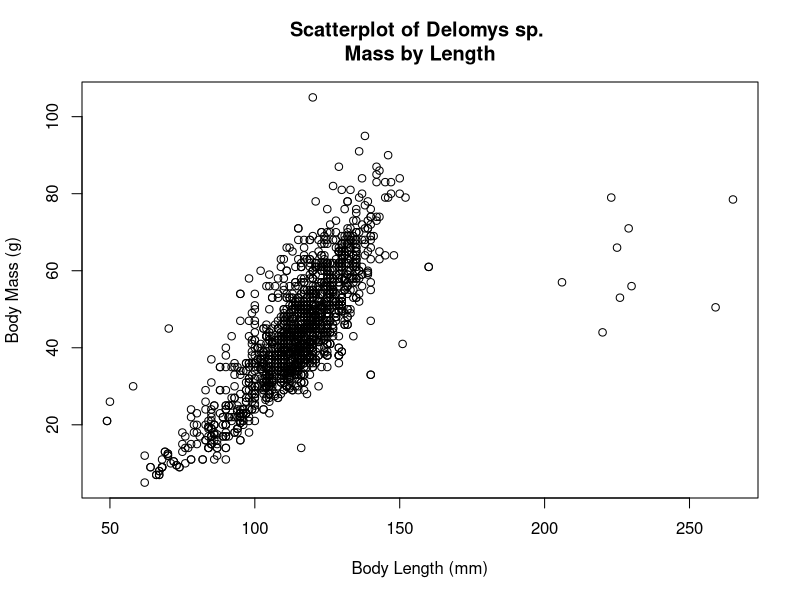
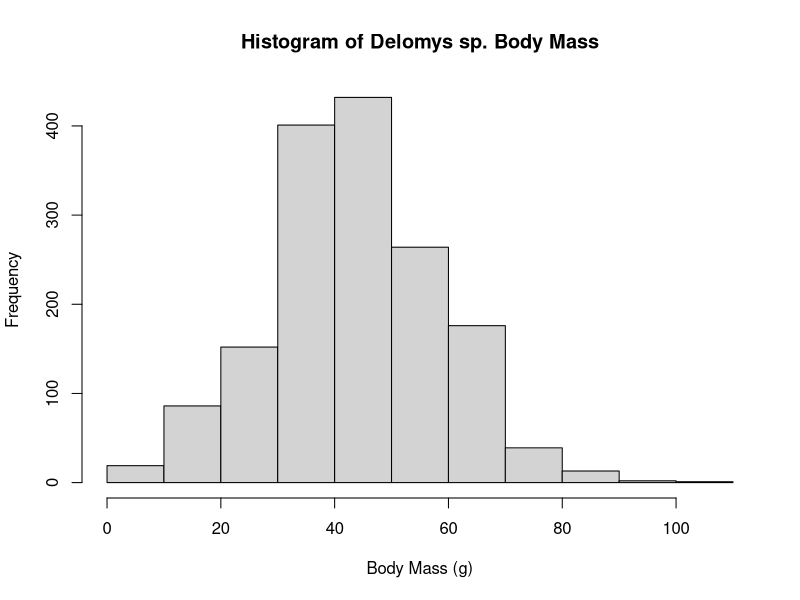
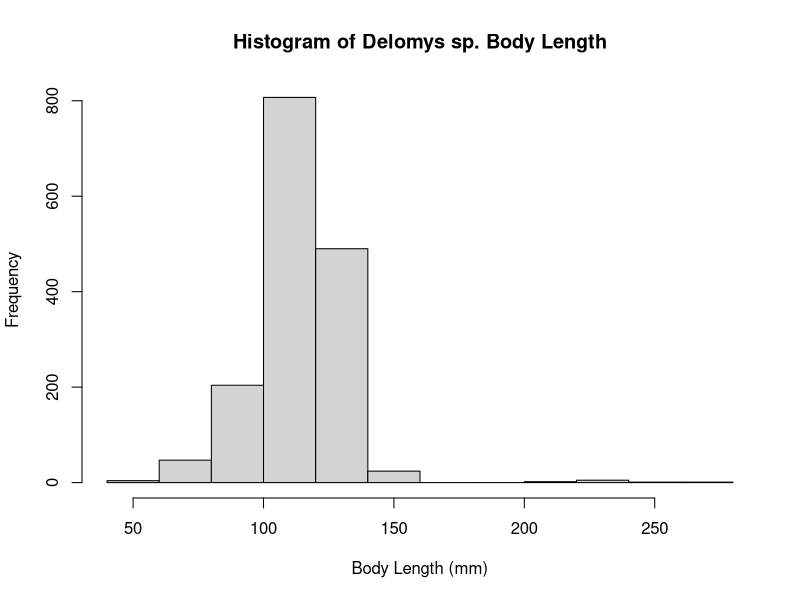
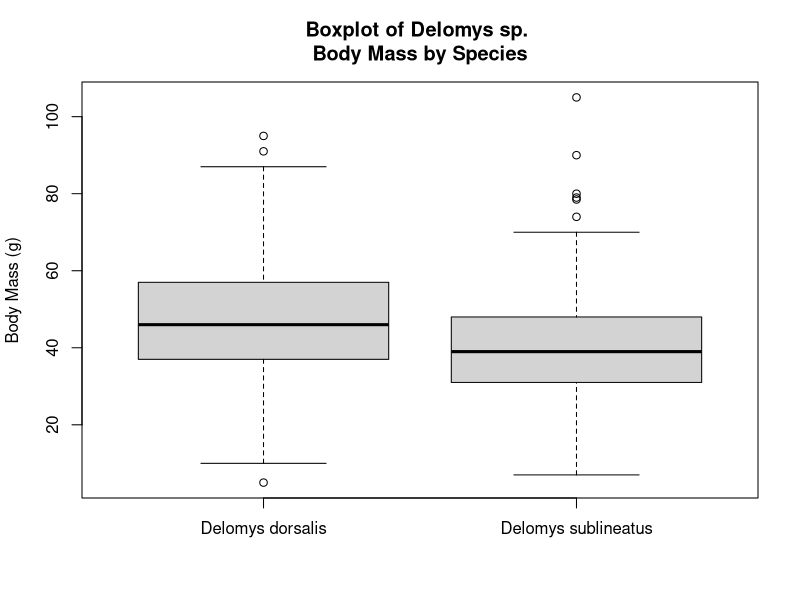
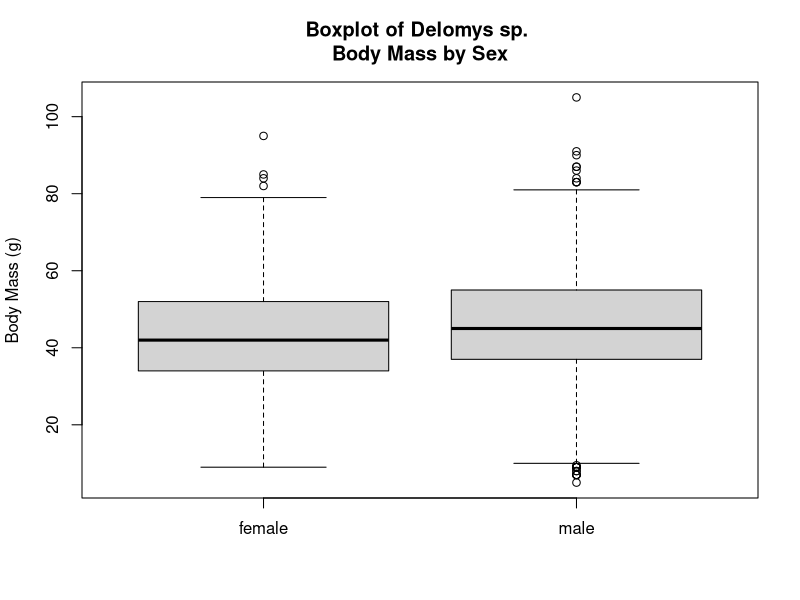
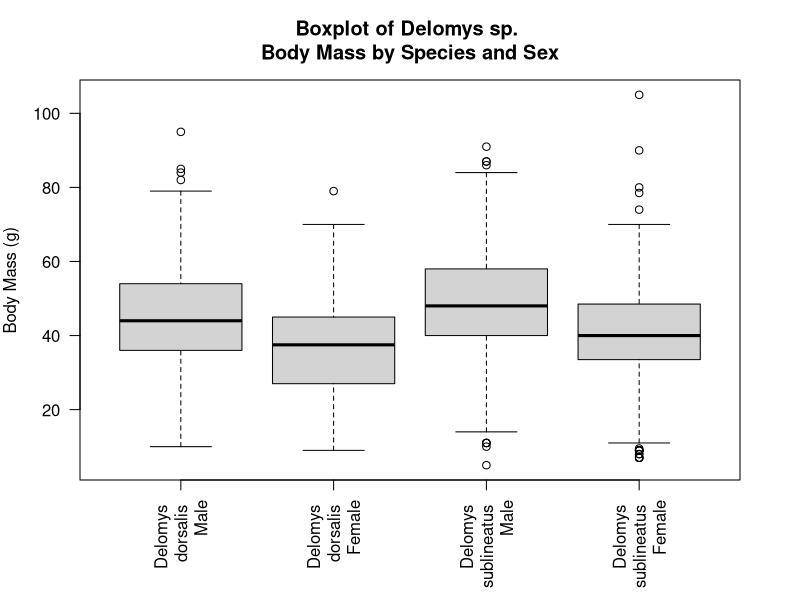
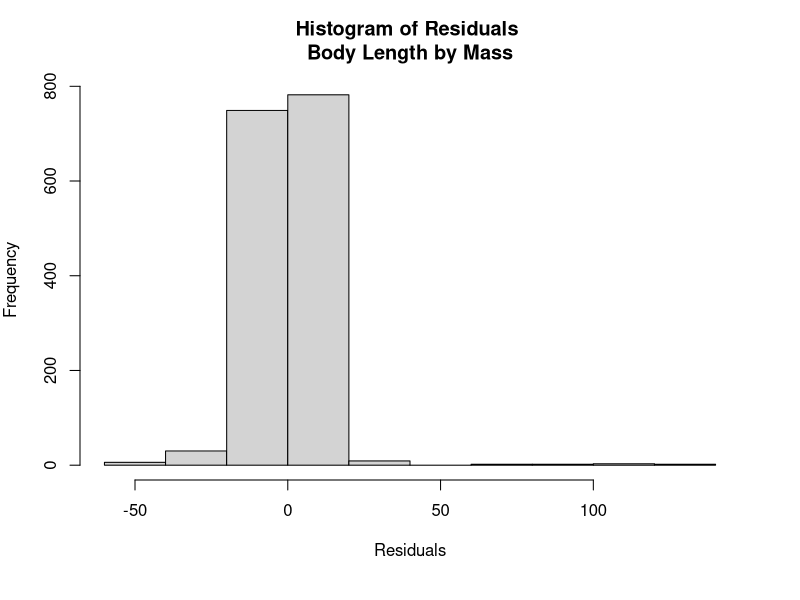
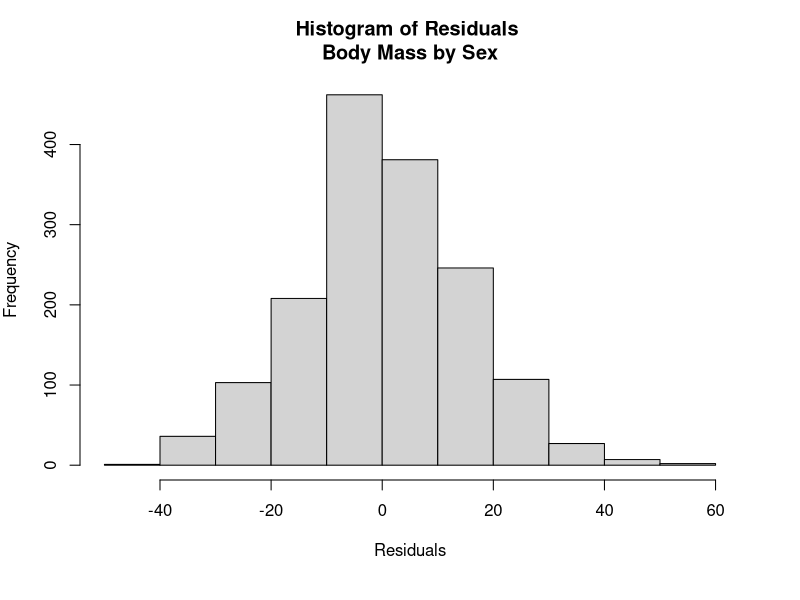

Source code (R) for these figures, in order:
## ---- chunk 1
knitr::opts_chunk$set(echo = TRUE)
## ---- chunk 2
require(here)
delomys = data.frame(read.csv(here("data", "delomys.csv")))
summary(delomys)

## ---- chunk 3
shapiro.test(delomys$body_mass)

shapiro.test(delomys$body_length)

## ---- chunk 4
##A scatterplot of body mass and body length
plot(body_mass ~ body_length, data = delomys, main = "Scatterplot of Delomys sp. \nMass by Length", ylab = "Body Mass (g)", xlab = "Body Length (mm)")

## ---- chunk 5
##A histogram of body mass
hist(delomys$body_mass, main = "Histogram of Delomys sp. Body Mass", xlab = "Body Mass (g)", ylab = "Frequency")

## ---- chunk 6
##A histogram of body length
hist(delomys$body_length, main = "Histogram of Delomys sp. Body Length", ylab = "Frequency", xlab = "Body Length (mm)")

## ---- chunk 7
##A conditional boxplot of body mass, conditioned on species (column binomial)
boxplot(body_mass ~ binomial, data = delomys, main = "Boxplot of Delomys sp. \nBody Mass by Species", ylab = "Body Mass (g)", xlab = "")

## ---- chunk 8
##A conditional boxplot of body mass, conditioned on sex (column binomial)
boxplot(body_mass ~ sex, data = delomys, main = "Boxplot of Delomys sp. \nBody Mass by Sex", ylab = "Body Mass (g)", xlab = "")


## ---- chunk 9
##A conditional boxplot of body mass, conditioned on both species and sex
boxplot(body_mass ~ binomial * sex, data = delomys, main = "Boxplot of Delomys sp. \nBody Mass by Species and Sex", ylab = "Body Mass (g)", xlab = "", las = 2, names = c("Delomys \ndorsalis \nMale", "Delomys \ndorsalis \nFemale", "Delomys \nsublineatus \nMale", "Delomys \nsublineatus \nFemale"), par(mar=c(6,4,4,3)))

## ---- chunk 10
##Model 1: simple linear regression body_length ~ body_mass
fit_1 = lm(body_length ~ body_mass, data = delomys)
fit_1

##Model 2: 1-way ANOVA body_mass ~ sex
fit_2 = lm(body_mass ~ sex, data = delomys)
anova(fit_2)

##Model 3: 1-way ANOVA body_mass ~ binomial
fit_3 = lm(body_mass ~ binomial, data = delomys)
anova(fit_3)

##Model 4: 2-way additive ANOVA body_mass ~ sex + binomial
fit_4 = lm(body_mass ~ sex + binomial, data = delomys)
anova(fit_4)

##Model 5: 2-way factorial ANOVA body_mass ~ sex * binomial
fit_5 = lm(body_mass ~ sex * binomial, data = delomys)
anova(fit_5)

## ---- chunk 11
##Use a code chunk to create histograms of the residuals of each of the 5 models.
hist(residuals(fit_1), main = "Histogram of Residuals \nBody Length by Mass", ylab = "Frequency", xlab = "Residuals")

## ---- chunk 12
##Use a code chunk to create histograms of the residuals of each of the 5 models.
hist(residuals(fit_2), main = "Histogram of Residuals \nBody Mass by Sex", ylab = "Frequency", xlab = "Residuals")

## ---- chunk 13
##Use a code chunk to create histograms of the residuals of each of the 5 models.
hist(residuals(fit_3), main = "Histogram of Residuals \nBody Mass by Species", ylab = "Frequency", xlab = "Residuals")

## ---- chunk 14
##Use a code chunk to create histograms of the residuals of each of the 5 models.
hist(residuals(fit_4), main = "Histogram of Residuals \nBody Mass by Sex + Species", ylab = "Frequency", xlab = "Residuals")

## ---- chunk 15
##Use a code chunk to create histograms of the residuals of each of the 5 models.
hist(residuals(fit_5), main = "Histogram of Residuals \nBody Mass by Sex * Species", ylab = "Frequency", xlab = "Residuals")

## ---- chunk 16
##Use shapiro.test() on each model to test the null hypothesis that the residuals are drawn from a normally-distributed population.
shapiro.test(fit_1$residuals)
shapiro.test(fit_2$residuals)
shapiro.test(fit_3$residuals)
shapiro.test(fit_4$residuals)
shapiro.test(fit_5$residuals)

## ---- chunk 17
##Print the model coefficient table using summary()
summary(fit_1)

## ---- chunk 18
##Print the model coefficient tables for each of the body mass model fits.
summary(fit_2)
summary(fit_3)
summary(fit_4)
summary(fit_5)

## ---- chunk 19
##Print the ANOVA tables for each of the body mass models
anova(fit_2)
anova(fit_3)
anova(fit_4)
anova(fit_5)

## ---- chunk 20
##Create a code chunk that calculates the AIC values for each of the body mass models.
AIC(fit_2, fit_3, fit_4, fit_5)

